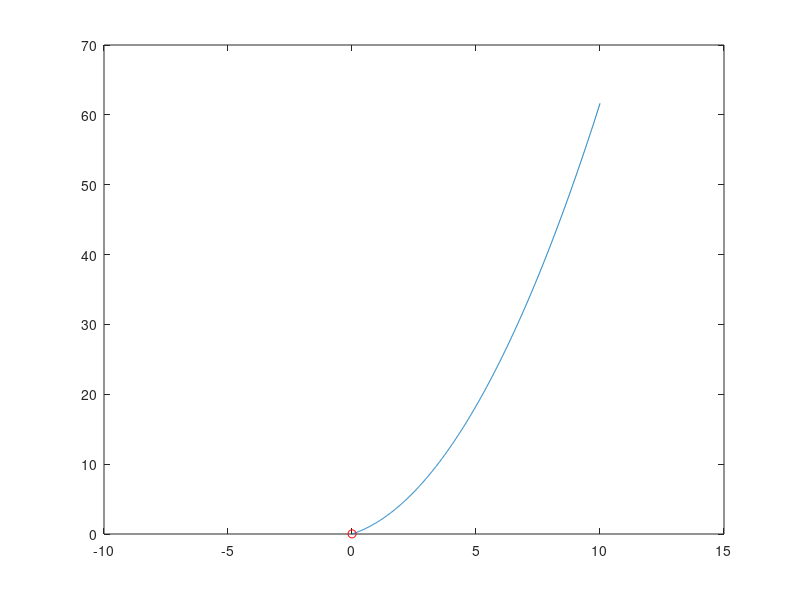
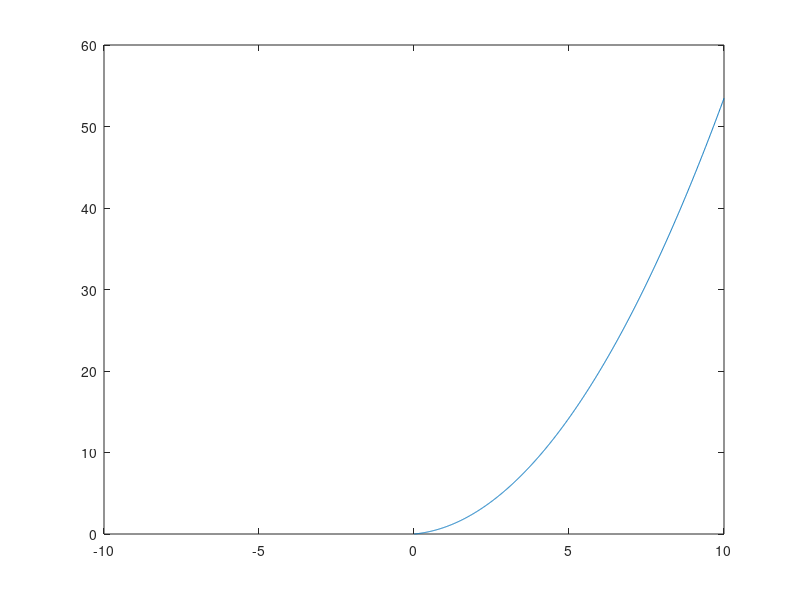
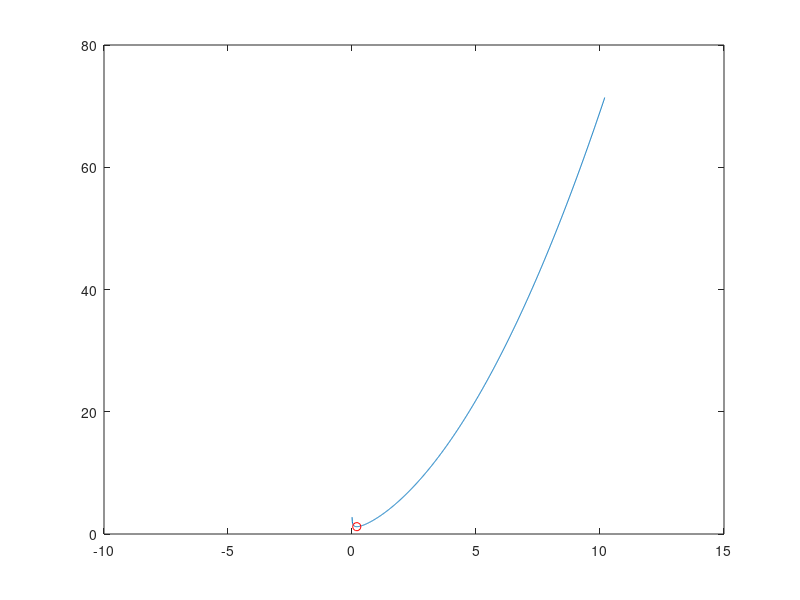
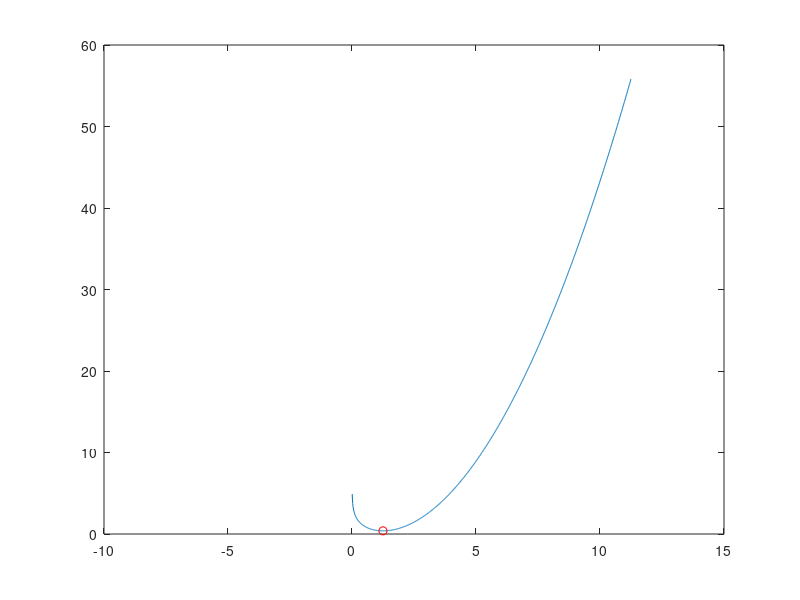

The MATLAB source for these figures, in order:
clear all; clc;

m=8;n=6;r = 3;
 % X = rand(m,n);
W0 = randn(m,r);
H0 = randn(r,n);
X = max(0, W0*H0);

lambda = randn(m,n);
rho=1;


p = find(X>0);
q = find(X==0);

epsilon = 0.01;

[U,S,V] = svds(X,r);
Theta = U*S*V';
Theta = max(epsilon,Theta);

W = U;
H = S*V';

A = W*H;

%for k=1:100

Theta(p) = (1 / 2*rho) * ((rho*A(p) - lambda(p) - 1) + sqrt((lambda(p) - rho*A(p) + 1).^2 + 4*rho*X(p)));

t1 = (rho*A - lambda + 1) ./ rho;
t2 = (rho*A - lambda) ./ rho;

Y = rho*A - lambda;

y1 = find(Y>1);
q1 = intersect(q,y1);

y2 = find(Y<0);
q2 = intersect(q,y2);

y3 = find(Y>0);
y4 = find(Y<1);
y5 = intersect(y3,y4);
q3 = intersect(q,y5); 

Theta(q1) = t1(q1);
Theta(q2) = t2(q2); 
Theta(q3) = 0;


        obj = max(0,Theta) - X.* log(max(0,Theta)) + Theta.*lambda + rho/2 .* (Theta - A).^2;
        % 
        % W = (1/rho) * ((H*H') \ (H* lambda' + rho * H * Theta') );
        % W = W';
        % H = (1/rho) * ((W'*W) \ (W' * lambda + rho * W' * Theta) );
        % A = W*H;
        % lambda = lambda + rho*(Theta - A);

     for i = 1 : m
        for j = 1 : n
            thetaijint = [Theta(i,j)-10:0.01:Theta(i,j)+10]; 
            for k = 1 : length(thetaijint)
                fthetaijint(k) = max(0,thetaijint(k)) - X(i,j).* log(max(0,thetaijint(k))) + thetaijint(k).*lambda(i,j) + rho/2 .* (thetaijint(k) - A(i,j)).^2;
            end

            % if min(fthetaijint) < obj(i,j)-1e-12
            %     disp('PROBLEM in your formula Atharva')
                  figure; 
            plot(thetaijint,fthetaijint);
            hold on; 
            plot(Theta(i,j),obj(i,j),'ro'); 

            %     keyboard
            % end

        end
    end

        
        % i=3;j=3;
        % error(k)= Theta(i,j);

%end
   
% figure;
% set(0, 'DefaultAxesFontSize', 20);
% set(0, 'DefaultLineLineWidth', 2);
% semilogy(error);     
